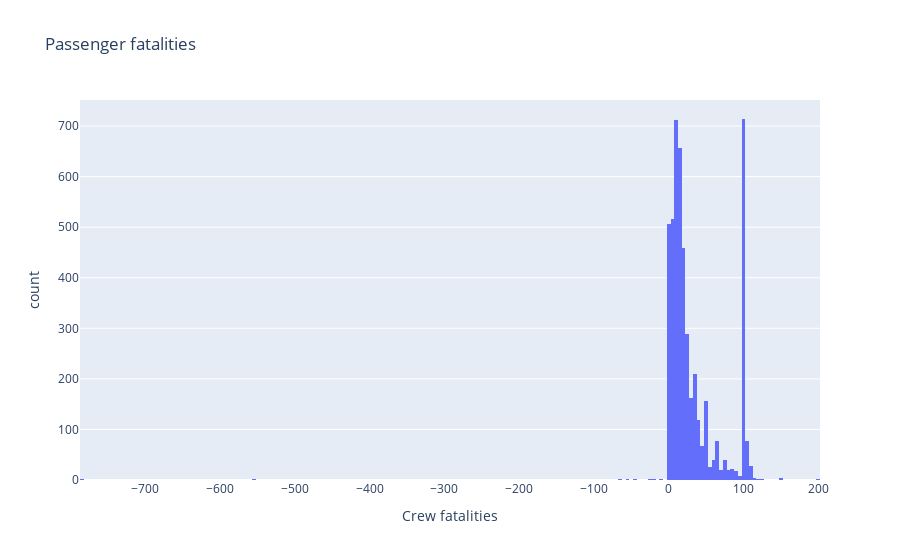

Notebook code cell kept with this figure:
### Code cell
fig = px.histogram(crew_fatalities, x="Crew fatalities", title="Passenger fatalities")
fig.show()

### Figure 1 — Plotly figure (JSON) as saved in the notebook; plotly's stock layout.template omitted (floating-point values rounded to 4 significant figures; data arrays with more than 128 entries replaced by an {"elided": "..."} marker saying what was removed)
{"data": [{"alignmentgroup": "True", "bingroup": "x", "hovertemplate": "Crew fatalities=%{x}<br>count=%{y}<extra></extra>", "legendgroup": "", "marker": {"color": "#636efa", "pattern": {"shape": ""}}, "name": "", "offsetgroup": "", "orientation": "v", "showlegend": false, "type": "histogram", "x": {"elided": "4960 float values"}, "xaxis": "x", "yaxis": "y"}], "layout": {"barmode": "relative", "legend": {"tracegroupgap": 0}, "title": {"text": "Passenger fatalities"}, "xaxis": {"anchor": "y", "domain": [0, 1], "title": {"text": "Crew fatalities"}}, "yaxis": {"anchor": "x", "domain": [0, 1], "title": {"text": "count"}}}}
